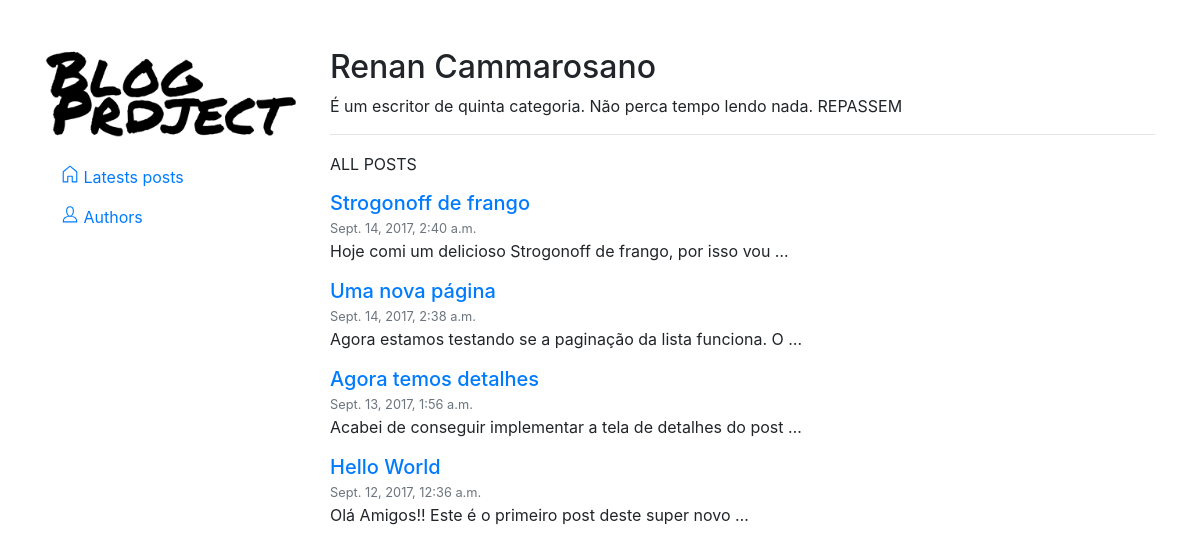
The page /blog/author/1 on the database its author committed.
### blog/models.py (models this page shows, shortened)
class Author(models.Model):
    user = models.OneToOneField(User, on_delete=models.CASCADE)
    bio = models.TextField(max_length=500, blank=True, null=True)
    class Meta:
        ordering = ['user']
    def __str__(self):
        return self.get_full_name()
    def get_full_name(self):
        return '%s %s' % (self.user.first_name, self.user.last_name)

class Post(models.Model):
    title = models.CharField(max_length=200)
    content = models.TextField(max_length=4000, )
    published_at = models.DateTimeField()
    author = models.ForeignKey(Author, on_delete=models.SET_NULL, null=True, blank=True)
    class Meta:
        ordering = ['-published_at']
    def get_absolute_url(self):
        return reverse('post_detail', args=[str(self.id)])

### blog/views.py (the view)
# urls.py: url(r'^author/(?P<pk>\d+)$', views.AuthorDetailView.as_view(), name='author_detail'),
class AuthorDetailView(DetailView):
    model = Author

### blog/templates/blog/author_detail.html
{% extends "base.html" %}
{% block content %}
    <h2>{{ author }}</h2>
    <p>{{ author.bio }}</p>
    <hr>
    <h5 class="mb-3"><small>ALL POSTS</small></h5>
    {% for post in author.post_set.all %}
        <div>
        <h5 class="mb-0"><a href="{{ post.get_absolute_url }}">{{ post.title }}</a></h4>
        <p class="text-secondary m-0"><small>{{ post.published_at }}</small></p>
        <p>{{ post.content|truncatewords:10 }}</p>
        </div>
    {% endfor %}
{% endblock %}

### rows shown on the page
Author: user.last_name "Renan Cammarosano", bio "É um escritor de quinta categoria. Não perca tempo lendo nada. REPASSEM"
Post: title "Strogonoff de frango", published_at "Sept. 14, 2017, 2:40 a.m.", content "Hoje comi um delicioso Strogonoff de frango, por isso vou …"
Post: title "Uma nova página", published_at "Sept. 14, 2017, 2:38 a.m.", content "Agora estamos testando se a paginação da lista funciona. O …"
Post: title "Agora temos detalhes", published_at "Sept. 13, 2017, 1:56 a.m.", content "Acabei de conseguir implementar a tela de detalhes do post …"
Post: title "Hello World", published_at "Sept. 12, 2017, 12:36 a.m.", content "Olá Amigos!! Este é o primeiro post deste super novo …"
